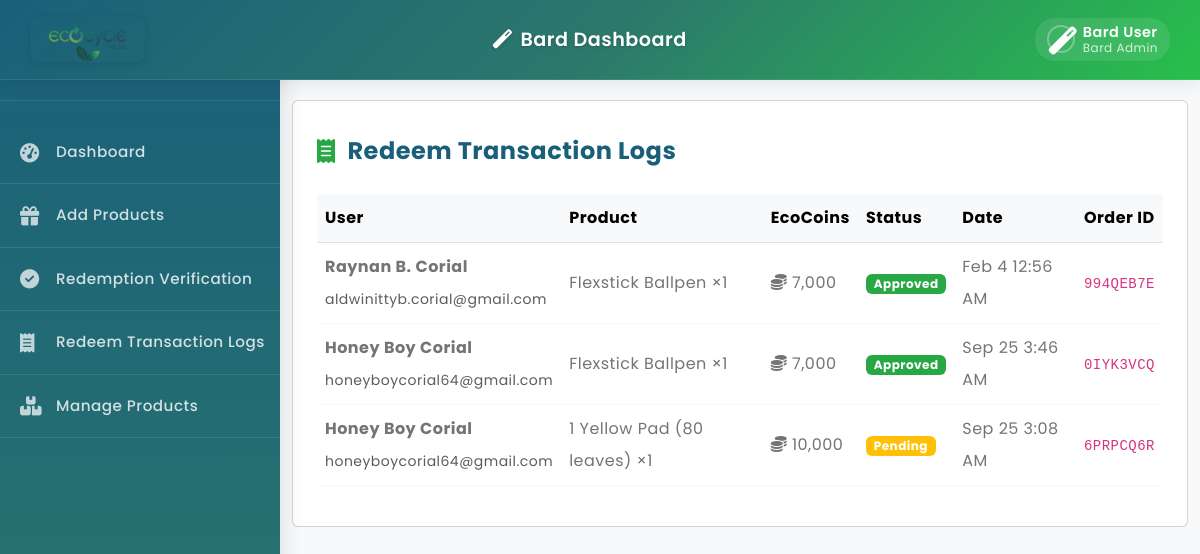
Page /admin/bardredemptionlogs.php on the earlier database version.
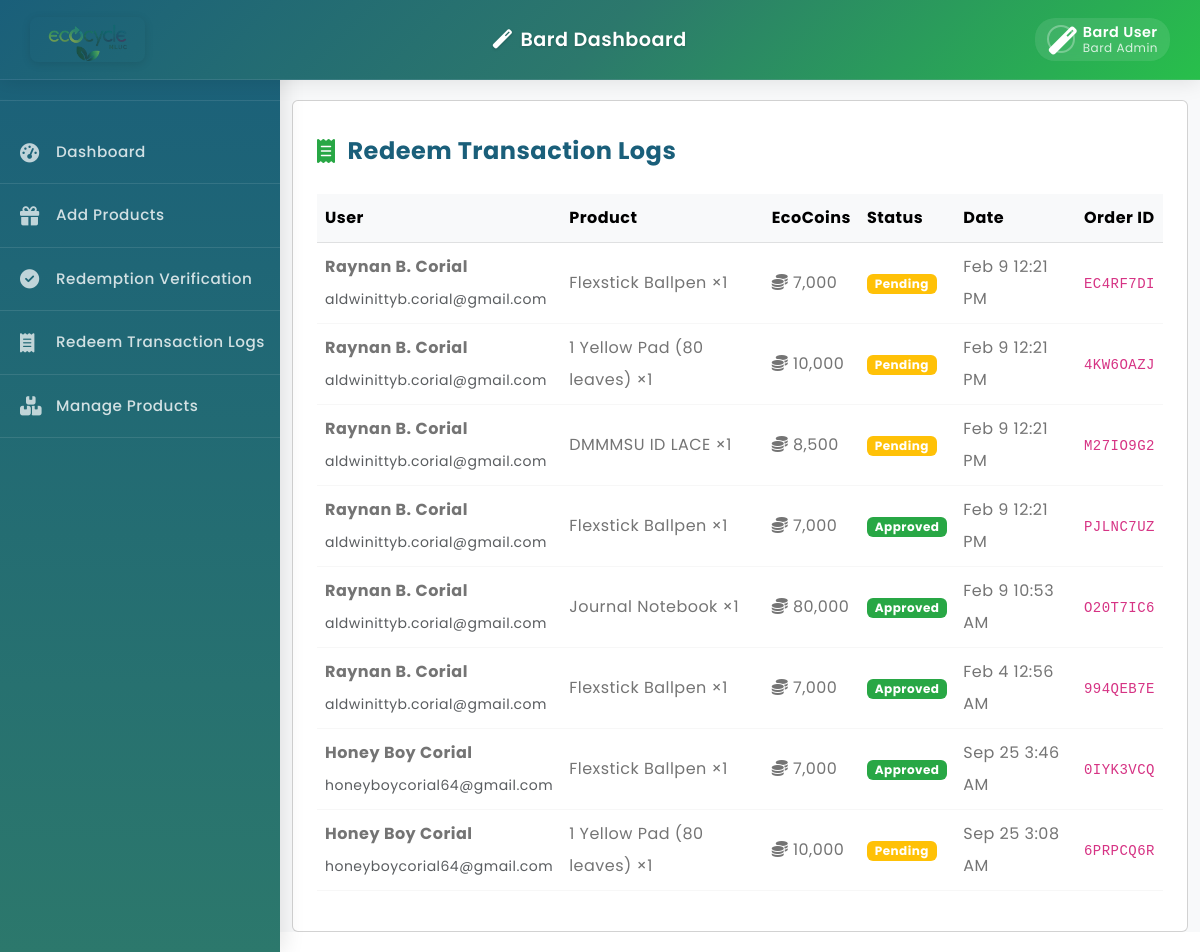
Same page on the later database version.
### tables this page shows
CREATE TABLE `bardproductsredeem` (
  `redeem_id` int(11) NOT NULL AUTO_INCREMENT,
  `user_id` int(11) NOT NULL,
  `user_type` enum('buyer','seller') NOT NULL,
  `product_id` int(11) NOT NULL,
  `quantity` int(11) NOT NULL DEFAULT 1,
  `ecocoins_spent` int(11) NOT NULL,
  `status` enum('pending','approved','declined','completed') DEFAULT 'pending',
  `created_at` timestamp NOT NULL DEFAULT current_timestamp(),
  `updated_at` timestamp NOT NULL DEFAULT current_timestamp() ON UPDATE current_timestamp(),
  `cost` decimal(10,2) NOT NULL DEFAULT 0.00,
  `order_id` varchar(50) NOT NULL,
  `redeemed_at` datetime NOT NULL DEFAULT current_timestamp(),
  PRIMARY KEY (`redeem_id`)
);

CREATE TABLE `buyers` (
  `buyer_id` int(11) NOT NULL AUTO_INCREMENT,
  `fullname` varchar(100) NOT NULL,
  `username` varchar(50) NOT NULL,
  `phone_number` varchar(20) NOT NULL,
  `email` varchar(100) NOT NULL,
  `password` varchar(255) NOT NULL,
  `address` text DEFAULT NULL,
  `documents` varchar(255) DEFAULT NULL,
  `status` enum('active','blocked') DEFAULT 'active',
  `created_at` timestamp NOT NULL DEFAULT current_timestamp(),
  `updated_at` timestamp NOT NULL DEFAULT current_timestamp() ON UPDATE current_timestamp(),
  `last_login` datetime DEFAULT NULL,
  `ecocoins_balance` decimal(10,2) NOT NULL DEFAULT 0.00,
  `reset_token` varchar(255) DEFAULT NULL,
  `reset_token_expires` datetime DEFAULT NULL,
  `reset_required` tinyint(1) DEFAULT 0,
  `failed_attempts` int(11) DEFAULT 0,
  `last_failed_attempt` datetime DEFAULT NULL,
  PRIMARY KEY (`buyer_id`),
  UNIQUE KEY `username` (`username`),
  UNIQUE KEY `email` (`email`)
);

CREATE TABLE `bardproducts` (
  `id` int(11) NOT NULL AUTO_INCREMENT,
  `name` varchar(255) NOT NULL,
  `description` text DEFAULT NULL,
  `ecocoins_cost` int(11) NOT NULL,
  `stocks` int(11) NOT NULL DEFAULT 0,
  `image` varchar(255) DEFAULT NULL,
  `created_at` timestamp NOT NULL DEFAULT current_timestamp(),
  `updated_at` timestamp NOT NULL DEFAULT current_timestamp() ON UPDATE current_timestamp(),
  PRIMARY KEY (`id`)
);

### admin/bardredemptionlogs.php (the view, shortened to what this page needs)
<?php
require_once '../config/database.php';
include 'bardheader.php';
include 'bardsidebar.php';
$stmt = $pdo->prepare('SELECT r.*, b.fullname, b.email, bp.name as product_name FROM bardproductsredeem r JOIN buyers b ON r.user_id = b.buyer_id JOIN bardproducts bp ON r.product_id = bp.id ORDER BY r.created_at DESC');
$stmt->execute();
$transactions = $stmt->fetchAll();
?>
<!DOCTYPE html>
<html>
<head>
  <link href="https://cdn.jsdelivr.net/npm/bootstrap@5.3.0-alpha3/dist/css/bootstrap.min.css" rel="stylesheet">
  <link rel="stylesheet" href="https://cdnjs.cloudflare.com/ajax/libs/font-awesome/6.4.0/css/all.min.css">
</head>
<body>
<div class="container redeem-logs-panel" style="padding-top:40px;">
  <div class="card p-4">
    <div class="redeem-header">
      <i class="fas fa-receipt"></i>
      <h4>Redeem Transaction Logs</h4>
    </div>
    <table class="table table-hover align-middle" style="margin-top: 16px;">
      <thead class="table-light">
        <tr>
          <th>User</th>
          <th>Product</th>
          <th>EcoCoins</th>
          <th>Status</th>
          <th>Date</th>
          <th>Order ID</th>
        </tr>
      </thead>
      <tbody>
        <?php if (empty($transactions)): ?>
        <tr><td colspan="6" class="text-center">No transactions found.</td></tr>
        <?php else: foreach ($transactions as $t):
          $status_class = match($t['status']) {
            'approved' => 'badge-approved',
            'declined' => 'badge-declined',
            default => 'badge-pending'
          };
        ?>
        <tr>
          <td><strong><?= htmlspecialchars($t['fullname']) ?></strong><br><small class="text-muted"><?= htmlspecialchars($t['email']) ?></small></td>
          <td><?= htmlspecialchars($t['product_name']) ?> ×<?= $t['quantity'] ?></td>
          <td><i class="fas fa-coins"></i> <?= number_format($t['ecocoins_spent']) ?></td>
          <td><span class="badge text-white <?= $status_class ?>"><?= ucfirst($t['status'] ?: 'pending') ?></span></td>
          <td><?= date('M j g:i A', strtotime($t['created_at'])) ?></td>
          <td><code><?= htmlspecialchars($t['order_id']) ?></code></td>
        </tr>
        <?php endforeach; endif; ?>
      </tbody>
    </table>
  </div>
</div>
</body>
</html>

Differences in the rows shown:
added bardproductsredeem: buyers.fullname "Raynan B. Corial", buyers.email "aldwinittyb.corial@gmail.com", bardproducts.name "Flexstick Ballpen", quantity "1", ecocoins_spent "7,000", status "Pending", created_at "Feb 9 12:21 PM", order "EC4RF7DI"
added bardproductsredeem: buyers.fullname "Raynan B. Corial", buyers.email "aldwinittyb.corial@gmail.com", bardproducts.name "1 Yellow Pad (80 leaves)", quantity "1", ecocoins_spent "10,000", status "Pending", created_at "Feb 9 12:21 PM", order "4KW6OAZJ"
added bardproductsredeem: buyers.fullname "Raynan B. Corial", buyers.email "aldwinittyb.corial@gmail.com", bardproducts.name "DMMMSU ID LACE", quantity "1", ecocoins_spent "8,500", status "Pending", created_at "Feb 9 12:21 PM", order "M27IO9G2"
added bardproductsredeem: buyers.fullname "Raynan B. Corial", buyers.email "aldwinittyb.corial@gmail.com", bardproducts.name "Flexstick Ballpen", quantity "1", ecocoins_spent "7,000", status "Approved", created_at "Feb 9 12:21 PM", order "PJLNC7UZ"
added bardproductsredeem: buyers.fullname "Raynan B. Corial", buyers.email "aldwinittyb.corial@gmail.com", bardproducts.name "Journal Notebook", quantity "1", ecocoins_spent "80,000", status "Approved", created_at "Feb 9 10:53 AM", order "O20T7IC6"
